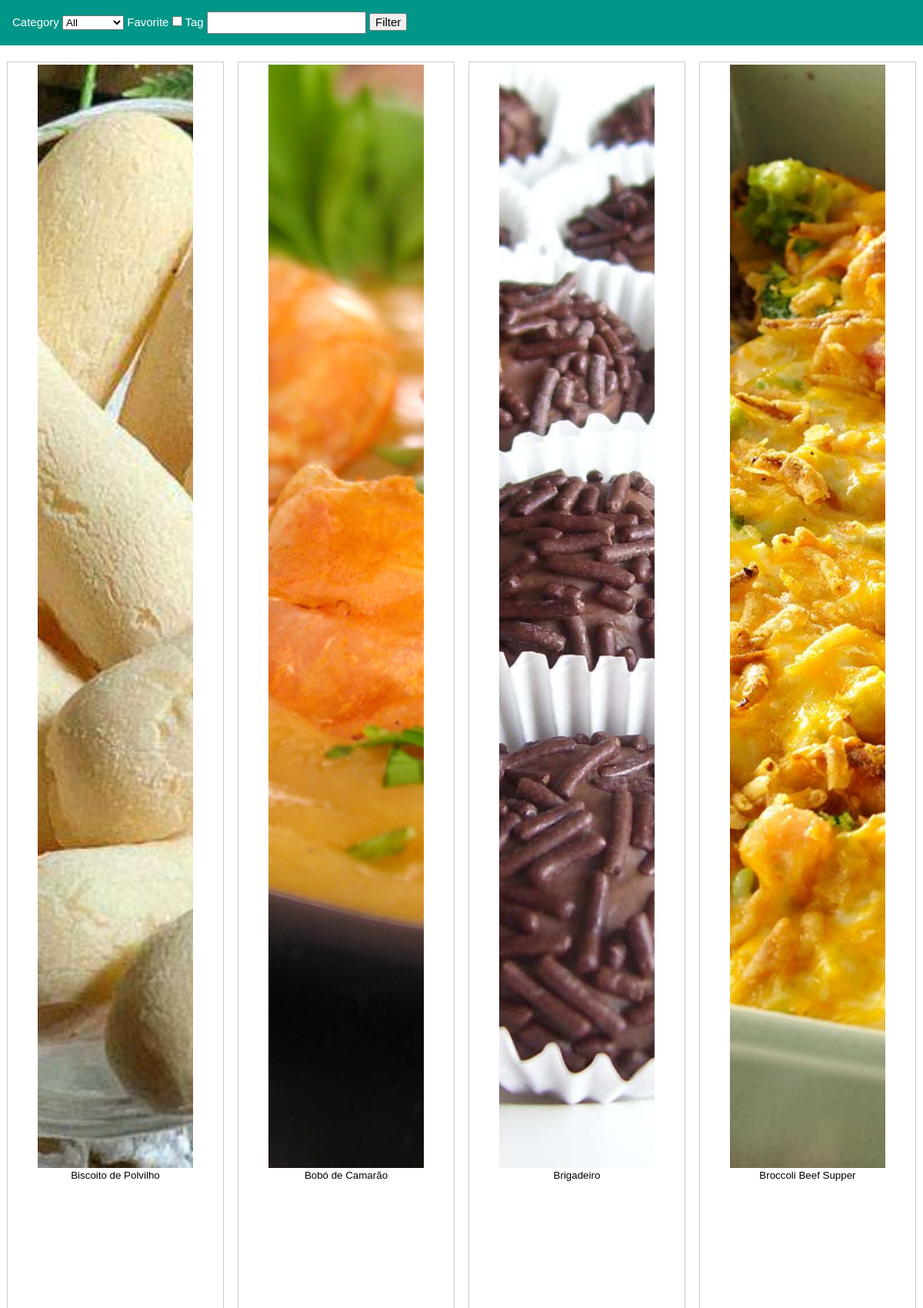
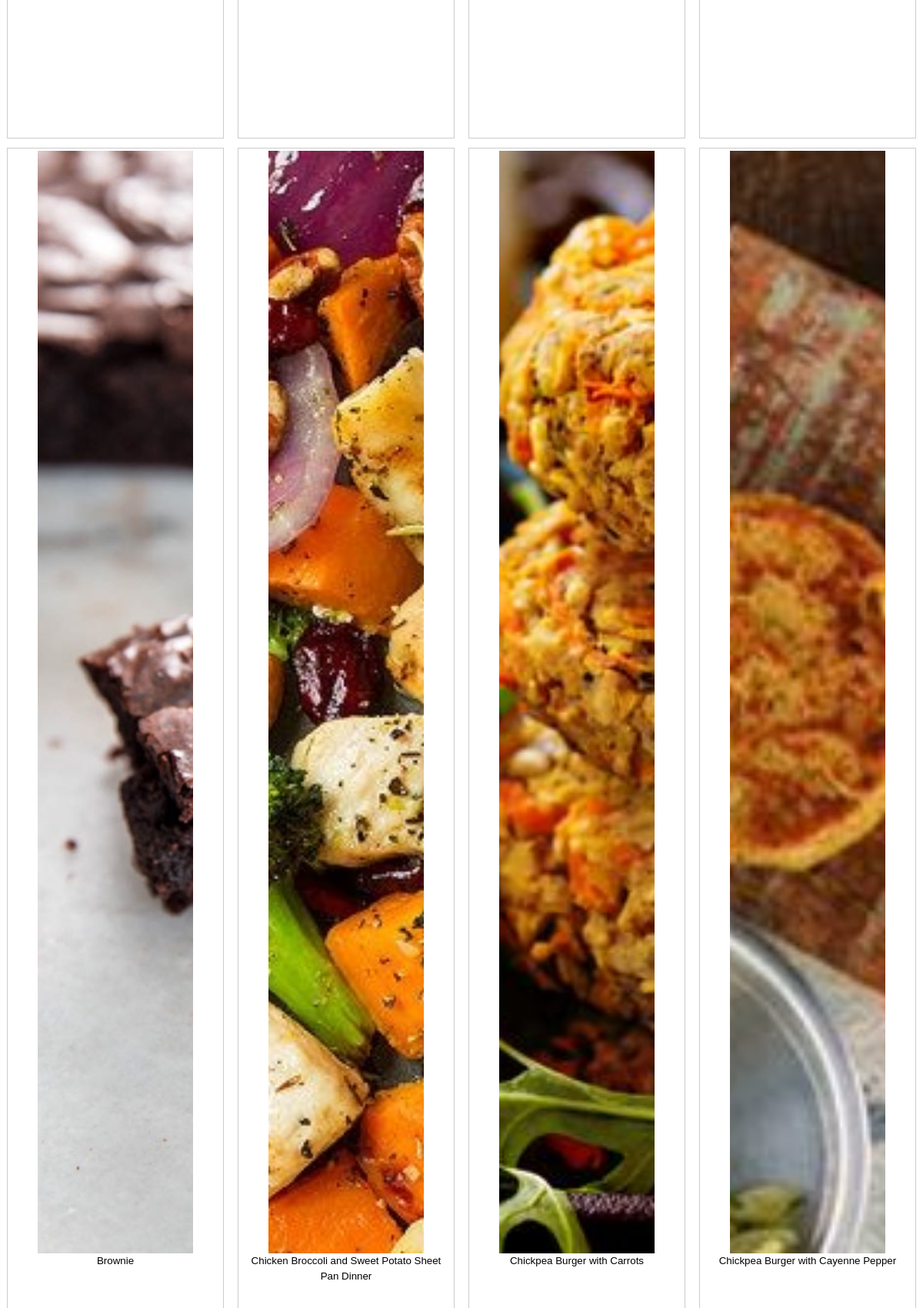
The page / (upper part) on the database its author committed (2 pictures, top to bottom).
### app_config.py (models this page shows, shortened)
class Recipe(db.Model):
    name = db.Column(db.String, nullable=False, unique=True, primary_key=True)
    prepTime = db.Column(db.String, nullable=False)
    cookingTime = db.Column(db.String, nullable=False)
    servings = db.Column(db.Integer, nullable=False)
    videoURL = db.Column(db.String, nullable=False)
    sourceURL = db.Column(db.String, nullable=False)
    steps = db.Column(db.Text, nullable=False)
    photo = db.Column(db.String, nullable=False)
    favorite = db.Column(db.Boolean, default=False)
    category = db.Column(db.String, nullable=False)
    tags = db.Column(db.String, nullable=False)
    ingredients = db.relationship('Ingredient', backref='recipe', lazy=True)

### app_index.py (the view)
@app.route('/', methods=['POST', 'GET'])
def index(category='All', favorite=False, tags=''):
    recipes = Recipe.query.order_by(Recipe.name)
    if request.method == 'POST':
        category = request.form.get('category')
        favorite = False
        if request.form.get('favorite') is not None:
            favorite = True
        tags = request.form['tags']
    if category != 'All':
        recipes = [i for i in recipes if category == i.category]
    if tags != '':
        recipes = [i for i in recipes if tags.lower() in i.tags.lower()]
    if favorite:
        recipes = [i for i in recipes if i.favorite]
    return render_template('index.html', recipes=recipes, category=category,
                           favorite=favorite, tags=tags, categories=known_categories)

### templates/index.html (shortened to what this page needs)
<!DOCTYPE html>
<html>
<head>
    <link rel="stylesheet" href="../static/css/index.css">
    <link rel='stylesheet' href='../static/css/fonts.css'>
</head>
<body>
    <header>
        <div class="header-container">
            <div class="form">
                <form action="/" method="POST">
                    <label for="fname">Category</label>
                    <select id="category" name="category">
                        <option value="All" {%if category == 'All' %} selected {%endif%}> All </option>
                    </select>
                    <label for="fname">Favorite</label>
                    <input type="checkbox", name="favorite" {%if favorite%}checked="checked"{%endif%}>
                    <label for="fname">Tag</label>
                    <input type="text" name="tags" value="{{tags}}">
                    <input type="submit" value="Filter">
                </form>
            </div>
        </div>
    </header>
    {%for recipe in recipes%}
    <div class="responsive">
        <div class="gallery">
            <a target="_self" href="/recipe/{{recipe.name}}&scaling=1">
                <img src="{{recipe.photo}}" alt="{{recipe.name}}" width="600" height="400">
            </a>
            <div class="desc">{{recipe.name}}</div>
        </div>
    </div>
    {%endfor%}
</body>
</html>

### static/css/index.css (style rules this page uses)
body { --themeColor: #009688; --grey:#757575; }
.header-container { color:#fff!important; background-color:var(--themeColor)!important; text-align:left; display:inline-block; width:100%; margin-bottom:16px!important; padding:1em 16px; }
div.gallery { border: 1px solid #ccc; height: 20vmax; padding: 1% 5%; margin: 2% 1% }
div.gallery img { width: 80%; height: 80%; object-fit: cover; display: block; margin: auto; }
div.desc { font-size: 10pt; text-align: center; }
* { box-sizing: border-box; }
.responsive { padding: 0 6px;float: left;width: 24.99999%; }
html,body,h1,h2,h3,h4,h5,h6 { font-family: "Roboto", sans-serif }
a { color: inherit; background-color:transparent }
input { font:inherit;margin:0 }
html { box-sizing:border-box }
*,*:before,*:after { box-sizing:inherit }
html { -ms-text-size-adjust:100%;-webkit-text-size-adjust:100% }
body { margin:0 }
html,body { font-family:Verdana,sans-serif;font-size:15px;line-height:1.5 }
html { overflow-x:hidden }

### rows shown on the page
Recipe: photo (picture), name "Biscoito de Polvilho"
Recipe: photo (picture), name "Bobó de Camarão"
Recipe: photo (picture), name "Brigadeiro"
Recipe: photo (picture), name "Broccoli Beef Supper"
Recipe: photo (picture), name "Brownie"
Recipe: photo (picture), name "Chicken Broccoli and Sweet Potato Sheet Pan Dinner"
Recipe: photo (picture), name "Chickpea Burger with Carrots"
Recipe: photo (picture), name "Chickpea Burger with Cayenne Pepper"
